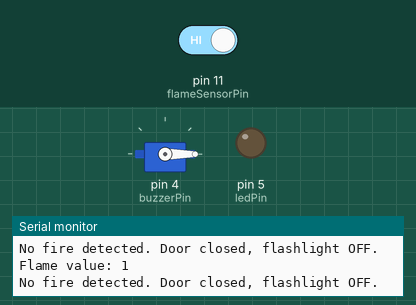
Simulated run of this sketch. Board: Arduino Uno, built with avr-gcc and run on an emulated ATmega328P. On the bench: servo, output pins drawn as LEDs (lit = HIGH), the last lines printed to the serial monitor. Inputs (shaded band) come from the test bench; at power-on: pin 11 (flameSensorPin) HIGH. Pins used as bus, display or sensor lines are not drawn.

Above: at 2.8 s.
2.9 s: pin 11 (flameSensorPin) driven LOW
At 4.2 s:
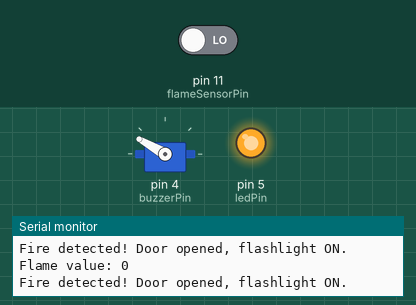
4.5 s: pin 11 (flameSensorPin) driven HIGH
At 6.0 s:
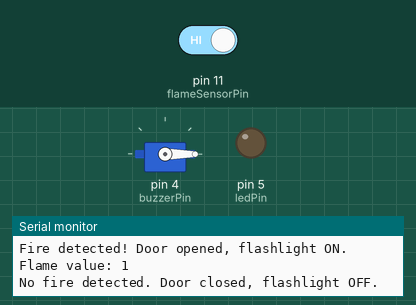
Timing chart, 0 to 7.5 s (numbered marks = the images above; inputs shaded):
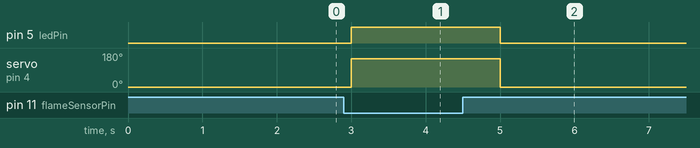

The sketch:

Experiment_no_15.ino
```cpp
#include <Servo.h>

Servo doorServo;  // Servo motor for door
int flameSensorPin = 11;  // Flame sensor input pin
int ledPin = 5;  // LED (flashlight) pin
int buzzerPin = 4;  // Buzzer pin (optional)

void setup() {
  // Initialize pin modes
  pinMode(flameSensorPin, INPUT);
  pinMode(ledPin, OUTPUT);
  pinMode(buzzerPin, OUTPUT);

  // Attach servo motor to pin 4
  doorServo.attach(4);
  doorServo.write(0);  // Start with door closed (0 degrees)

  // Turn off LED and buzzer at the start
  digitalWrite(ledPin, LOW);
  digitalWrite(buzzerPin, LOW);
  Serial.begin(9600);  // Start serial monitor for debugging
}

void loop() {
  int flame = digitalRead(flameSensorPin);  // Read flame sensor value

  Serial.print("Flame value: ");
  Serial.println(flame);  // For monitoring

  if (flame == LOW) {
    // Fire detected
    doorServo.write(150);  // Open the door (150 degrees)
    digitalWrite(ledPin, HIGH);  // Turn on the LED (flashlight)
    digitalWrite(buzzerPin, HIGH);  // Activate the buzzer (optional)
    Serial.println("Fire detected! Door opened, flashlight ON.");
  } else {
    // No fire
    doorServo.write(0);  // Keep the door closed
    digitalWrite(ledPin, LOW);  // Turn off the LED
    digitalWrite(buzzerPin, LOW);  // Deactivate the buzzer
    Serial.println("No fire detected. Door closed, flashlight OFF.");
  }

  delay(1000);  // Short delay for stability
}  // <-- This closing brace was missing, now it's fixed!
```

Measured:
- after the input at 2.9 s, pin 5 (ledPin): LOW → HIGH after 0.10 s; servo on pin 4 (buzzerPin): 0° → 150° after 0.10 s
- after the input at 4.5 s, pin 5 (ledPin): HIGH → LOW after 0.50 s; servo on pin 4 (buzzerPin): 150° → 0° after 0.50 s
